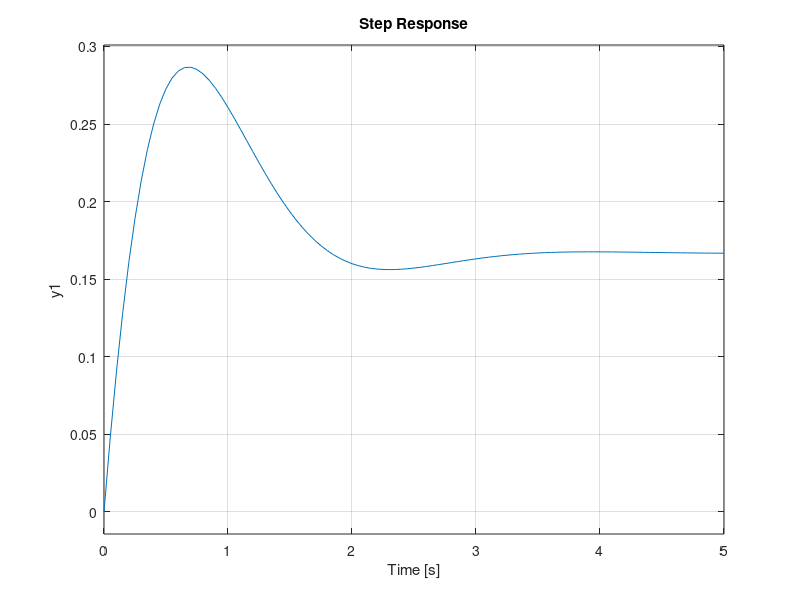

Here is the MATLAB script that generated this plot: (Note: this script raises an error after producing the figure.)
%%13-B Effect of Addition on Closed Loop Zeros
sys = tf([1],[1 3 6])
f = [-1 -5 -10 -20]
for q=1:4
    sys_new = tf([1 -f(q)],[1])*sys
    subplot(2,2,q)
    step(sys_new)
    stepinfo(sys_new)
end
